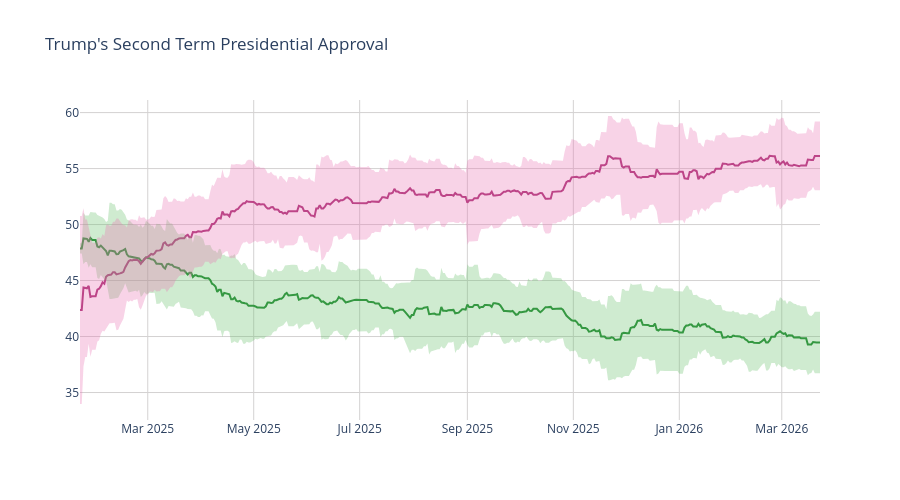

This figure's notebook cell:
### Code cell
disappr_ci_hex = "#e86eaf",
appr_ci_hex = "#60be65"
disappr_ci_rgba = "rgba(232, 110, 175, 0.3)"
appr_ci_rgba = "rgba(96, 190, 101, 0.3)"
grid_col = "#d4d2d2"


# Approve
fig = go.Figure(go.Scatter(
    x=pres['end_date'],
    y=pres['approve'],
    hovertemplate="%{y:.2f}%",
    name="<b>Approve</b>",
    line=dict(color="#228833"),
    showlegend=False
))

# Disapprove
fig.add_trace(go.Scatter(
    x=pres['end_date'],
    y=pres['disapprove'],
    hovertemplate="%{y:.2f}%",
    name="<b>Disapprove</b>",
    line=dict(color="#aa3377"),
    showlegend=False
    )
)

# Approve CI
fig.add_traces([

    # Upper bound
    go.Scatter(
        x=pres['end_date'],
        y=pres['approve_upper_ci'],
        marker=dict(color=appr_ci_hex),
        line=dict(width=0),
        mode='lines',
        showlegend=False,
        hoverinfo="skip"
    ),

    # Lower bound
    go.Scatter(
        x=pres['end_date'],
        y=pres['approve_lower_ci'],
        marker=dict(color=appr_ci_hex),
        line=dict(width=0),
        mode='lines',
        fillcolor=appr_ci_rgba,
        fill="tonexty",
        showlegend=False,
        hoverinfo="skip"
    )
])

# Disapprove CI
fig.add_traces([

    # Upper bound
    go.Scatter(
        x=pres['end_date'],
        y=pres['disapprove_upper_ci'],
        marker=dict(color=disappr_ci_hex),
        line=dict(width=0),
        mode='lines',
        showlegend=False,
        hoverinfo="skip"
    ),

    # Lower bound
    go.Scatter(
        x=pres['end_date'],
        y=pres['disapprove_lower_ci'],
        marker=dict(color=disappr_ci_hex),
        line=dict(width=0),
        mode='lines',
        fillcolor=disappr_ci_rgba,
        fill="tonexty",
        showlegend=False,
        hoverinfo="skip"
    )
])

fig.update_layout(
    title=dict(text="Trump's Second Term Presidential Approval"),
    hovermode="x"
)

fig.update_xaxes(gridcolor=grid_col)
fig.update_yaxes(gridcolor=grid_col)

fig.update_layout(hovermode="x", hoverlabel_align="right", plot_bgcolor="rgba(0, 0, 0, 0)", height=500)
fig.show()

### Figure 1 — Plotly figure (JSON) as saved in the notebook; plotly's stock layout.template omitted (floating-point values rounded to 4 significant figures; data arrays with more than 128 entries replaced by an {"elided": "..."} marker saying what was removed)
{"data": [{"hovertemplate": "%{y:.2f}%", "line": {"color": "#228833"}, "name": "<b>Approve</b>", "showlegend": false, "type": "scatter", "x": {"elided": "427 str values"}, "y": {"elided": "427 float values"}}, {"hovertemplate": "%{y:.2f}%", "line": {"color": "#aa3377"}, "name": "<b>Disapprove</b>", "showlegend": false, "type": "scatter", "x": {"elided": "427 str values"}, "y": {"elided": "427 float values"}}, {"hoverinfo": "skip", "line": {"width": 0}, "marker": {"color": "#60be65"}, "mode": "lines", "showlegend": false, "type": "scatter", "x": {"elided": "427 str values"}, "y": {"elided": "427 float values"}}, {"fill": "tonexty", "fillcolor": "rgba(96, 190, 101, 0.3)", "hoverinfo": "skip", "line": {"width": 0}, "marker": {"color": "#60be65"}, "mode": "lines", "showlegend": false, "type": "scatter", "x": {"elided": "427 str values"}, "y": {"elided": "427 float values"}}, {"hoverinfo": "skip", "line": {"width": 0}, "marker": {"color": ["#e86eaf"]}, "mode": "lines", "showlegend": false, "type": "scatter", "x": {"elided": "427 str values"}, "y": {"elided": "427 float values"}}, {"fill": "tonexty", "fillcolor": "rgba(232, 110, 175, 0.3)", "hoverinfo": "skip", "line": {"width": 0}, "marker": {"color": ["#e86eaf"]}, "mode": "lines", "showlegend": false, "type": "scatter", "x": {"elided": "427 str values"}, "y": {"elided": "427 float values"}}], "layout": {"height": 500, "hoverlabel": {"align": "right"}, "hovermode": "x", "plot_bgcolor": "rgba(0, 0, 0, 0)", "title": {"text": "Trump's Second Term Presidential Approval"}, "xaxis": {"gridcolor": "#d4d2d2"}, "yaxis": {"gridcolor": "#d4d2d2"}}}
